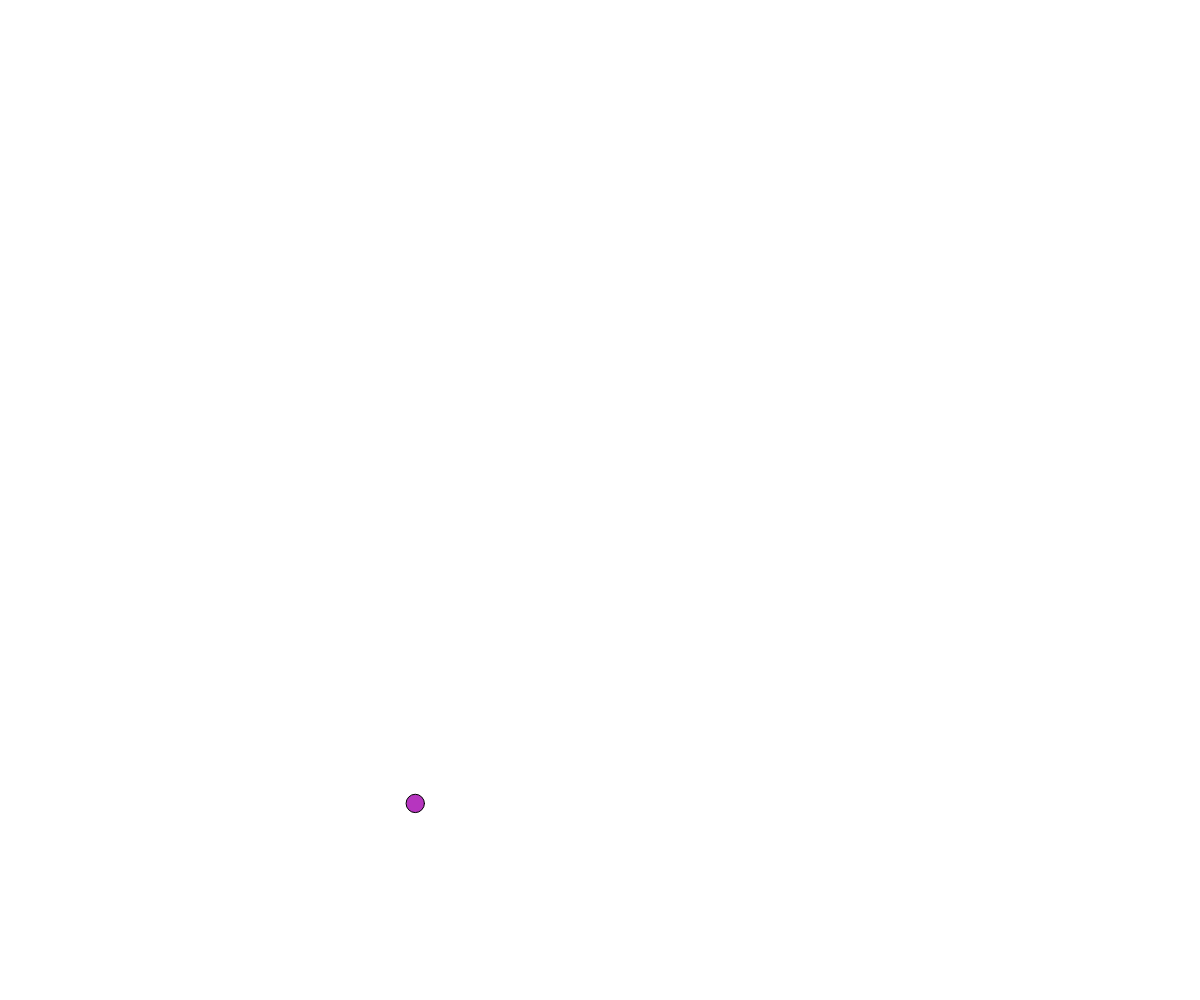
Frame 1 (no input)
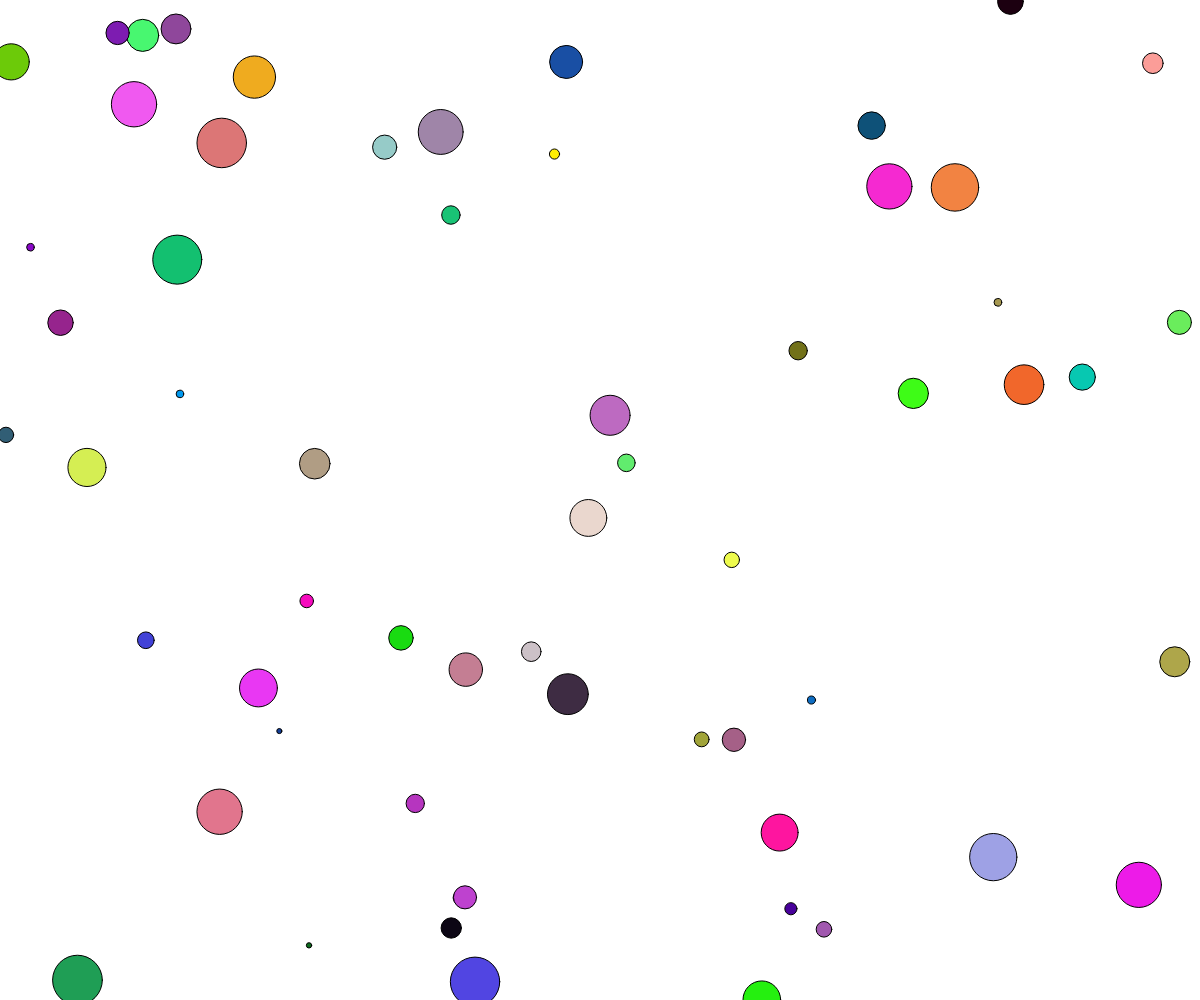
Frame 60 (no input)
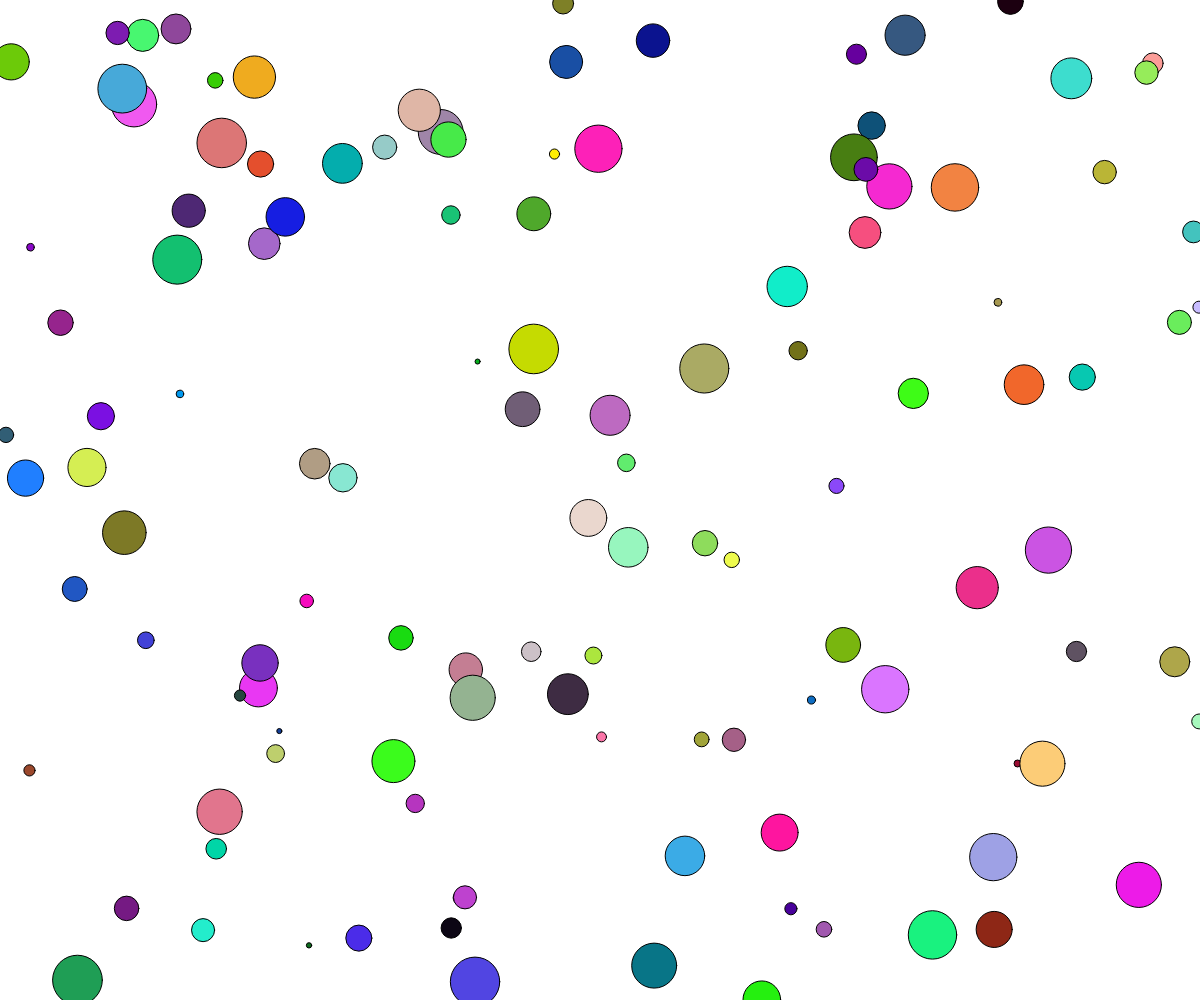
Frame 120 (the mouse pressed at the canvas centre since frame 60)

The p5.js sketch that drew these frames (run headless with seeded random() and noise() and a simulated clock; from frame 60 on, the mouse is pressed at the canvas centre):

// p5.js sketch
// ── sketch.js
// Project Title
// Your Name
// Date
//
// Extra for Experts:
// - describe what you did to take this project "above and beyond"


async function setup() {
  createCanvas(windowWidth, windowHeight);
}

function draw() {
  // background(220);
  fill(random(255),random(255),random(255));
  circle(random(0,width),random(0,height),random(5,50));
}
